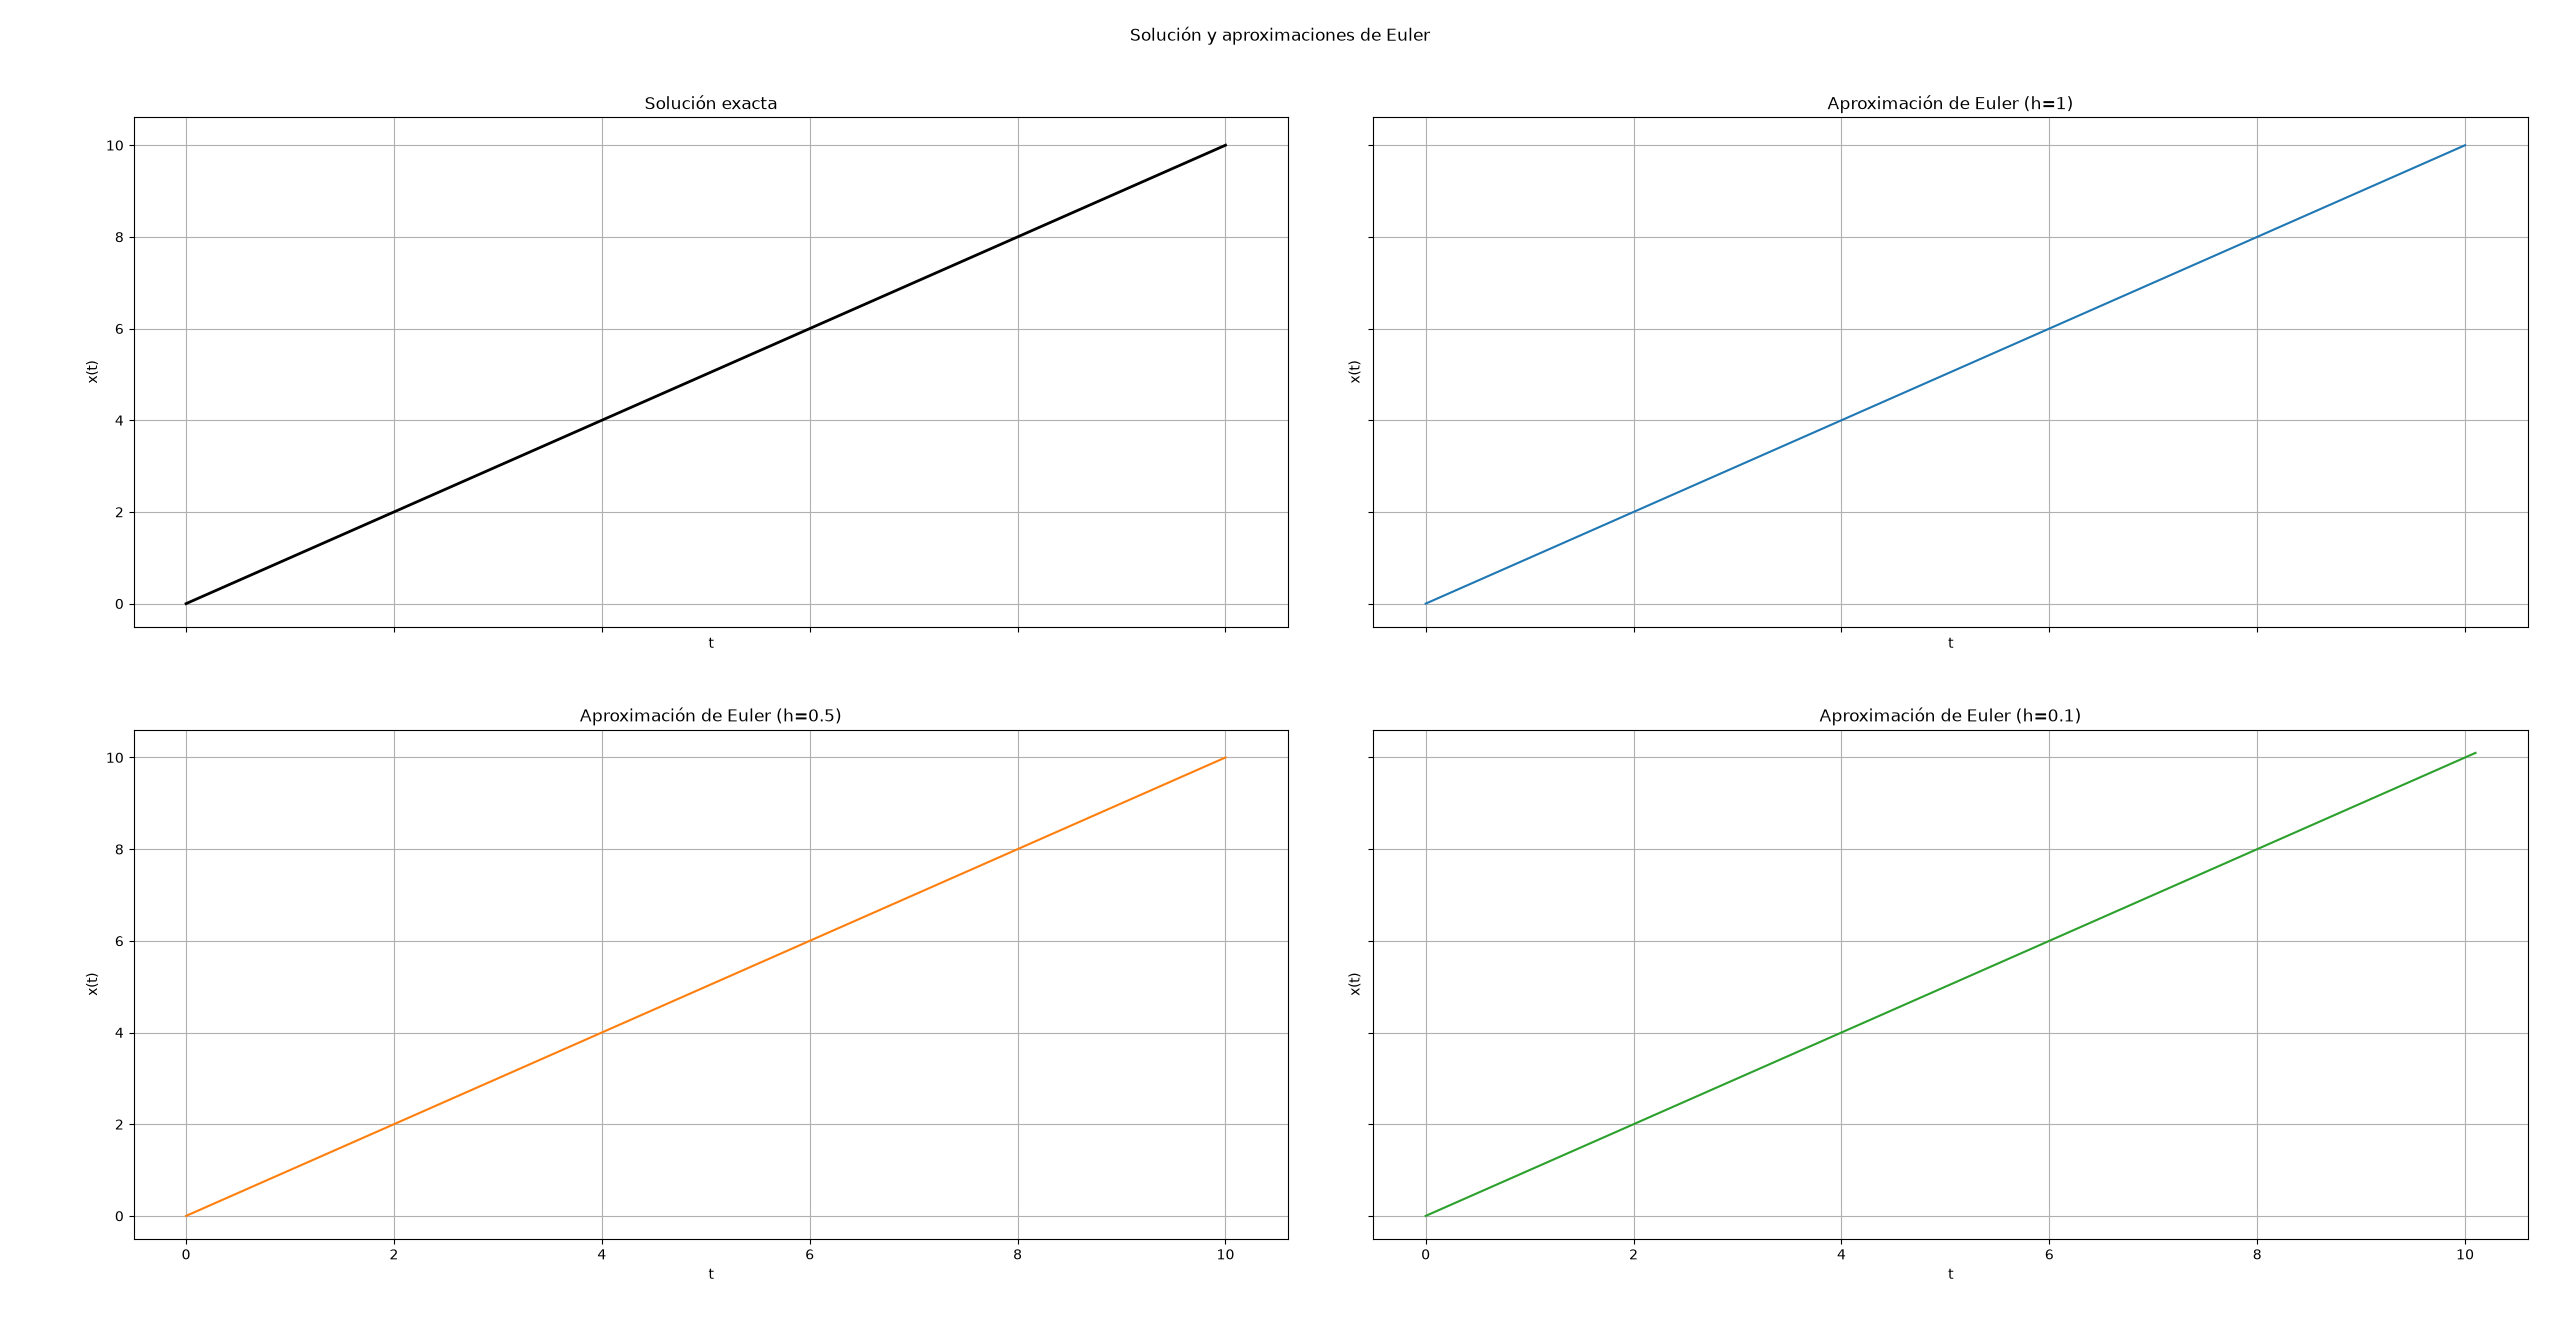

Write the Python code that produced this figure.
import sys
from pathlib import Path
sys.path.append(str(Path(__file__).resolve().parent.parent))
from euler import euler
import matplotlib.pyplot as plt

def f(t, x):
    return 1

def solucion(t):
    return t

fig, axes = plt.subplots(2, 2, figsize=(12, 8), sharex=True, sharey=True)
axes = axes.flatten()

axes[0].plot(
    [0, 10],
    [solucion(0), solucion(10)],
    color="black",
    linewidth=2,
)
axes[0].set_title("Solución exacta")

for ax, h, color in zip(
    axes[1:],
    (1, 0.5, 0.1),
    ("tab:blue", "tab:orange", "tab:green"),
):
    t_values, x_values, steps = euler(f, 0, 0, 10, h)
    ax.plot(
        t_values,
        x_values,
        linestyle="-",
        color=color,
    )
    ax.set_title(f"Aproximación de Euler (h={h})")

for ax in axes:
    ax.set_xlabel("t")
    ax.set_ylabel("x(t)")
    ax.grid(True)

fig.suptitle("Solución y aproximaciones de Euler")
fig.tight_layout()
plt.show()
